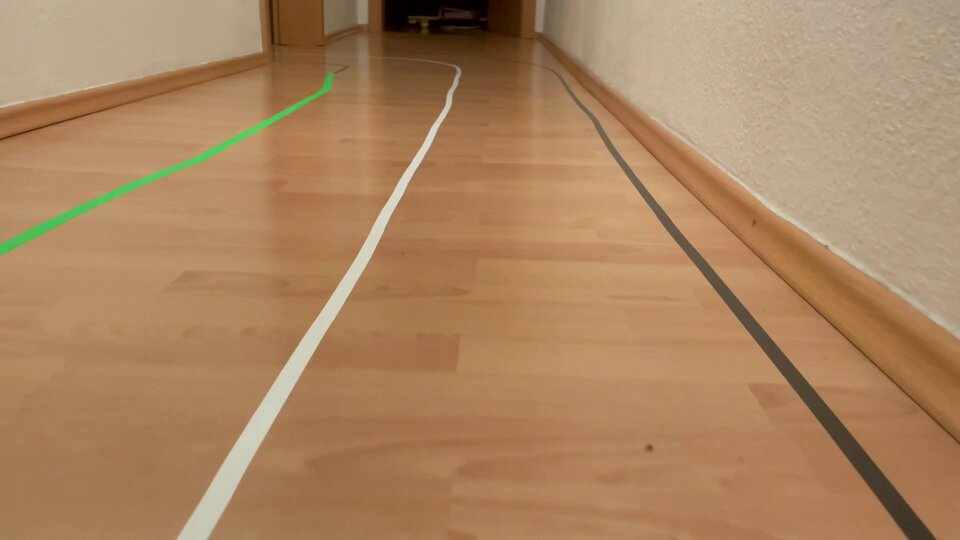
#> input picture lane_detection/flatlane_img/IMG_3104_051.jpg, 960 x 540 px
$ python -i lanedetect_parametertuning.py   (imports and definitions only)
#> lines starting #> are read from the running program, lines starting #| are printed output that depends on the picture; after the words box and inside, x2 and y2 are one past the last pixel; in counts of white or black regions, pixels touching at a corner belong together
import os
# [1 line not run here, left out]

# Do all the relevant imports
import matplotlib.pyplot as plt
import matplotlib.image as mpimg
import numpy as np
import cv2
import math

def grayscale(img):
    """Applies the Grayscale transform
    This will return an image with only one color channel
    but NOTE: to see the returned image as grayscale
    (assuming your grayscaled image is called 'gray')
    you should call plt.imshow(gray, cmap='gray')"""
    #return cv2.cvtColor(img, cv2.COLOR_RGB2GRAY)
    # Or use BGR2GRAY if you read an image with cv2.imread()
    return cv2.cvtColor(img, cv2.COLOR_BGR2GRAY)

def canny(img, low_threshold, high_threshold):
    """Applies the Canny transform"""
    return cv2.Canny(img, low_threshold, high_threshold)

def gaussian_blur(img, kernel_size):
    """Applies a Gaussian Noise kernel"""
    return cv2.GaussianBlur(img, (kernel_size, kernel_size), 0)

def region_of_interest(img, vertices):
    """
    Applies an image mask.

    Only keeps the region of the image defined by the polygon
    formed from `vertices`. The rest of the image is set to black.
    `vertices` should be a numpy array of integer points.
    """
    #defining a blank mask to start with
    mask = np.zeros_like(img)

    #defining a 3 channel or 1 channel color to fill the mask with depending on the input image
    if len(img.shape) > 2:
        channel_count = img.shape[2]  # i.e. 3 or 4 depending on your image
        ignore_mask_color = (255,) * channel_count
    else:
        ignore_mask_color = 255

    #filling pixels inside the polygon defined by "vertices" with the fill color
    cv2.fillPoly(mask, vertices, ignore_mask_color)

    #returning the image only where mask pixels are nonzero
    masked_image = cv2.bitwise_and(img, mask)
    return masked_image


def draw_lines(img, lines, color=[255, 0, 0], thickness=10):
    """
    NOTE: this is the function you might want to use as a starting point once you want to
    average/extrapolate the line segments you detect to map out the full
    extent of the lane (going from the result shown in raw-lines-example.mp4
    to that shown in P1_example.mp4).

    Think about things like separating line segments by their
    slope ((y2-y1)/(x2-x1)) to decide which segments are part of the left
    line vs. the right line.  Then, you can average the position of each of
    the lines and extrapolate to the top and bottom of the lane.

    This function draws `lines` with `color` and `thickness`.
    Lines are drawn on the image inplace (mutates the image).
    If you want to make the lines semi-transparent, think about combining
    this function with the weighted_img() function below
    """
    for line in lines:
        for x1,y1,x2,y2 in line:
            cv2.line(img, (x1, y1), (x2, y2), color, thickness)

def slope_lines(image,lines):

    img = image.copy()
    poly_vertices = []
    order = [0,1,3,2]

    left_lines = [] # Like /
    right_lines = [] # Like \
    for line in lines:
        for x1,y1,x2,y2 in line:

            if x1 == x2:
                pass #Vertical Lines
            else:
                m = (y2 - y1) / (x2 - x1)
                c = y1 - m * x1

                if m < 0:
                    left_lines.append((m,c))
                elif m >= 0:
                    right_lines.append((m,c))

    left_line = np.mean(left_lines, axis=0)
    right_line = np.mean(right_lines, axis=0)

    #print(left_line, right_line)

    for slope, intercept in [left_line, right_line]:

        #getting complete height of image in y1
        rows, cols = image.shape[:2]
        y1= int(rows) #image.shape[0]

        #taking y2 upto 60% of actual height or 60% of y1
        y2= int(rows*0.6) #int(0.6*y1)

        #we know that equation of line is y=mx +c so we can write it x=(y-c)/m
        x1=int((y1-intercept)/slope)
        x2=int((y2-intercept)/slope)
        poly_vertices.append((x1, y1))
        poly_vertices.append((x2, y2))
        draw_lines(img, np.array([[[x1,y1,x2,y2]]]))

    poly_vertices = [poly_vertices[i] for i in order]
    cv2.fillPoly(img, pts = np.array([poly_vertices],'int32'), color = (0,255,0))
    return cv2.addWeighted(image,0.7,img,0.4,0.)

    #cv2.polylines(img,np.array([poly_vertices],'int32'), True, (0,0,255), 10)
    #print(poly_vertices)

def hough_lines(img, rho, theta, threshold, min_line_len, max_line_gap):
    """
    `img` should be the output of a Canny transform.

    Returns an image with hough lines drawn.
    """
    lines = cv2.HoughLinesP(img, rho, theta, threshold, np.array([]), minLineLength=min_line_len, maxLineGap=max_line_gap)
    line_img = np.zeros((img.shape[0], img.shape[1], 3), dtype=np.uint8)
    #draw_lines(line_img, lines)
    line_img = slope_lines(line_img,lines)
    return line_img

def weighted_img(img, initial_img, α=0.1, β=1., γ=0.):
    """
    `img` is the output of the hough_lines(), An image with lines drawn on it.
    Should be a blank image (all black) with lines drawn on it.

    `initial_img` should be the image before any processing.

    The result image is computed as follows:

    initial_img * α + img * β + γ
    NOTE: initial_img and img must be the same shape!
    """
    lines_edges = cv2.addWeighted(initial_img, α, img, β, γ)
    #lines_edges = cv2.polylines(lines_edges,get_vertices(img), True, (0,0,255), 10)
    return lines_edges

def get_vertices(image):
    rows, cols = image.shape[:2]
    bottom_left  = [cols*0.05, rows]
    top_left     = [cols*0.3, rows*0.2]
    bottom_right = [cols*0.95, rows]
    top_right    = [cols*0.7, rows*0.2]

    ver = np.array([[bottom_left, top_left, top_right, bottom_right]], dtype=np.int32)
    return ver


################################################################################################
################################         calling pipeline       ################################
################################################################################################

# Lane finding Pipeline
def lane_finding_pipeline(image):

    #Grayscale
    gray_img = grayscale(image)
    #Gaussian Smoothing
    smoothed_img = gaussian_blur(img = gray_img, kernel_size = 3)
    #Canny Edge Detection
    canny_img = canny(img = smoothed_img, low_threshold = 100, high_threshold = 150)
    #Masked Image Within a Polygon
    masked_img = region_of_interest(img = canny_img, vertices = get_vertices(image))
    #Hough Transform Lines
    houghed_lines = hough_lines(img = masked_img, rho = 1, theta = np.pi/180, threshold = 20, min_line_len = 20, max_line_gap = 180)
    #Draw lines on edges
    output = weighted_img(img = houghed_lines, initial_img = image, α=0.8, β=1., γ=0.)

    return

>>> import cv2
>>> picture = cv2.cvtColor(cv2.imread('flatlane_img/IMG_3104_051.jpg'), cv2.COLOR_BGR2RGB)
>>> result = lane_finding_pipeline(picture)
#> in canny, `return cv2.Canny(img, low_threshold, high_threshold)`:
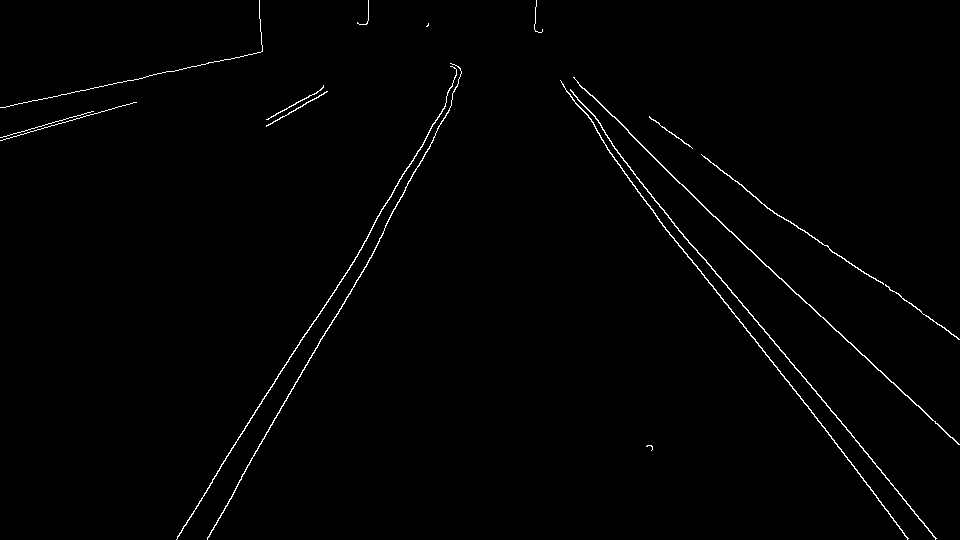
#> returned value: shape (540, 960); 0.99% white in thin lines or dots
#> in region_of_interest, `cv2.fillPoly(mask, vertices, ignore_mask_color)`:
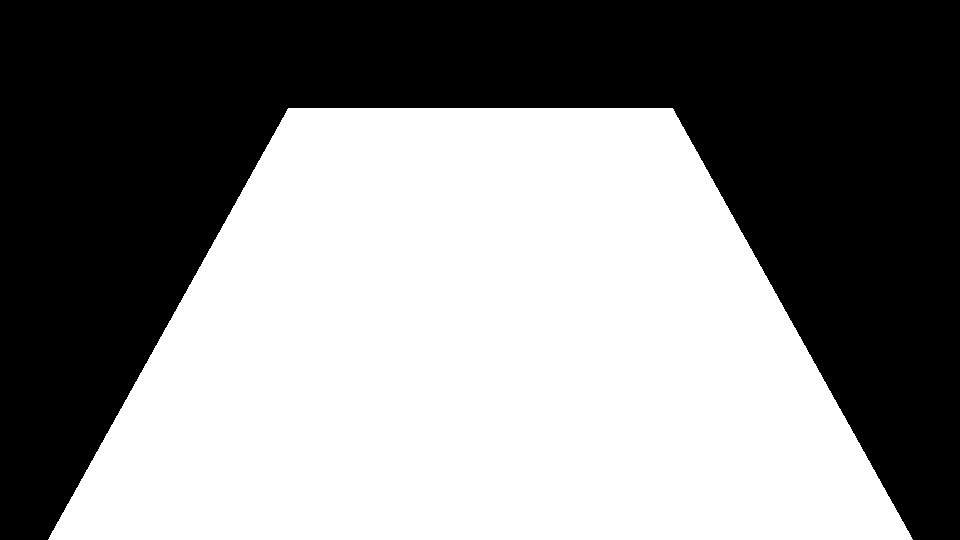
#> mask: shape (540, 960); 52.1% white; 1 black region, box (x1, y1, x2, y2) and area: (0, 0, 960, 540) 248400
#> in region_of_interest, `masked_image = cv2.bitwise_and(img, mask)`:
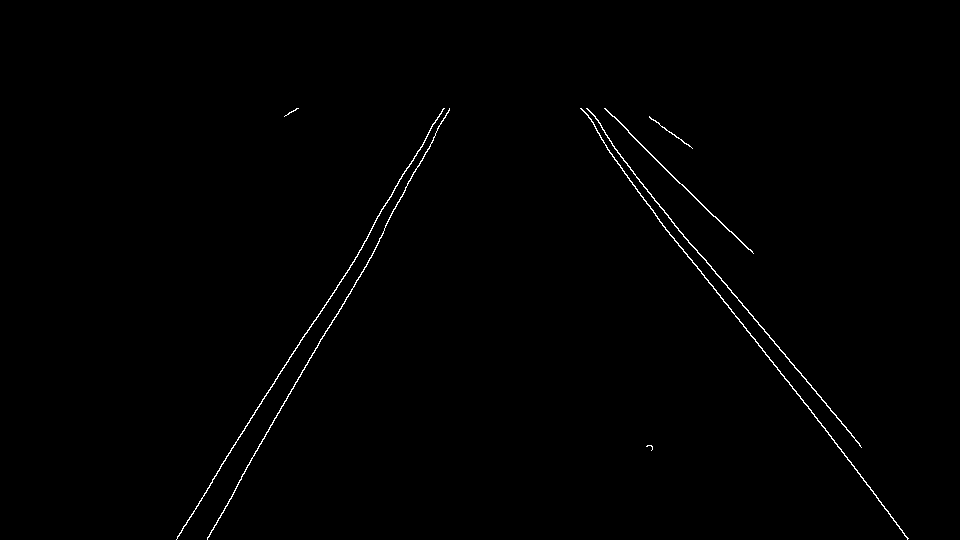
#> masked_image: shape (540, 960); 0.6% white in thin lines or dots, all inside (x1, y1, x2, y2) = (176, 108, 909, 540)
#> in hough_lines, `lines = cv2.HoughLinesP(img, rho, theta, threshold, np.array([]), minL..`: lines = 32 rows, first 6: [595, 128, 859, 443], [622, 170, 893, 518], [220, 466, 436, 132], [609, 152, 870, 487], [605, 108, 713, 216], [207, 537, 384, 229]
#> the loop in slope_lines, `for line in lines:` made 32 passes
#> after the loop in slope_lines, `for line in lines:`: left_lines = [(-1.55, 806.2), (-1.74, 897.2), (-1.74, 898.9), (-1.54, 808), (-1.57, 806.5), (-1.55, 804.3), (-1.59, 830.5), (-1.74, 895.1), (-1.57, 804.5), (-1.52, 804.4), (-1.56, 806.4), (-1.52, 801.6), (-1.58, 809.1), (-1.57, 806.5), (-1.71, 880.9), (-1.53, 788.3), (-1.44, 790.4)]; right_lines = [(1.19, -581.9), (1.28, -628.7), (1.28, -629.7), (1, -497), (1.31, -650.5), (1.19, -580.3), (1.53, -792), (1, -498), (0.692, -332), (1.23, -606.7), (1.33, -661.7), (1, -500), (1.28, -626.1), (1, -499), (1.19, -579.1)]
#> in slope_lines, `left_line = np.mean(left_lines, axis=0)`: left_line = [-1.59, 825.8]
#> in slope_lines, `right_line = np.mean(right_lines, axis=0)`: right_line = [1.17, -577.5]
#> the loop in slope_lines, `for slope, intercept in [left_line, right_line]:` made 2 passes
#> (slope, intercept, rows, cols, y1, y2, x1, x2) on passes 1 to 2: (-1.59, 825.8, 540, 960, 540, 324, 179, 316), (1.17, -577.5, 540, 960, 540, 324, 956, 771)
#> after the loop in slope_lines, `for slope, intercept in [left_line, right_line]:`:
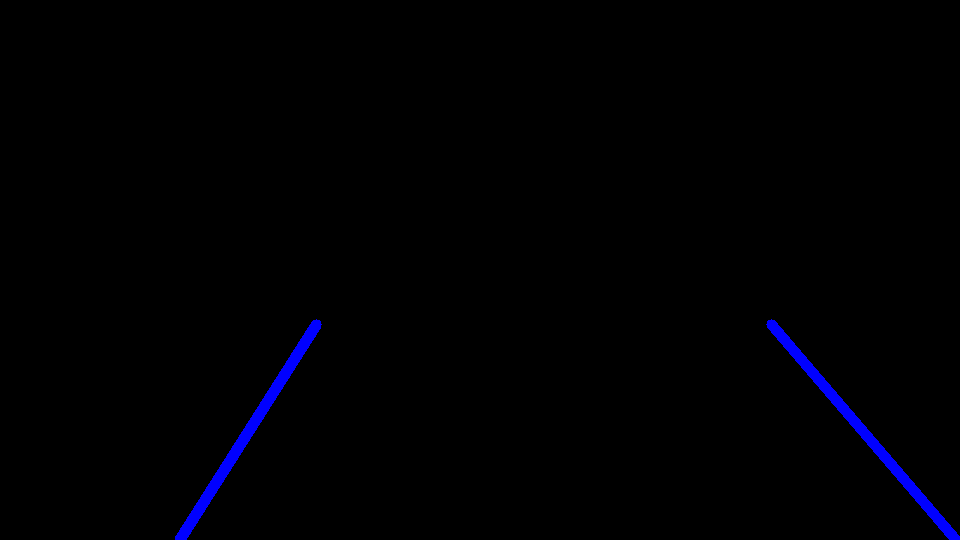
#> img: shape (540, 960, 3); mean of channels 0, 1, 2 2.9, 0, 0; drawn as B, G, R
#> after the loop in slope_lines, `for slope, intercept in [left_line, right_line]:`: poly_vertices = [(179, 540), (316, 324), (956, 540), (771, 324)]
#> in slope_lines, `poly_vertices = [poly_vertices[i] for i in order]`: poly_vertices = [(179, 540), (316, 324), (771, 324), (956, 540)]
#> in slope_lines, `cv2.fillPoly(img, pts = np.array([poly_vertices],'int32'), color = (0,..`:
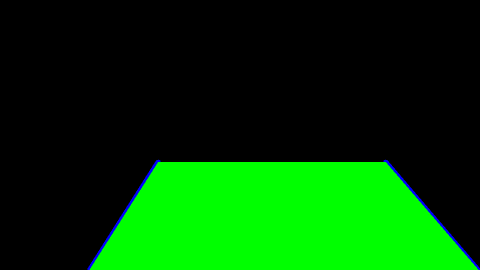
#> img: shape (540, 960, 3) (shown at 1/2 size); mean of channels 0, 1, 2 1.3, 65.6, 0; drawn as B, G, R
#> in slope_lines, `return cv2.addWeighted(image,0.7,img,0.4,0.)`:
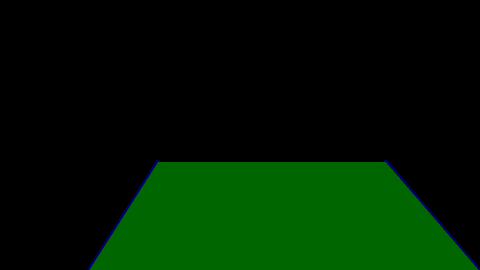
#> returned value: shape (540, 960, 3) (shown at 1/2 size); mean of channels 0, 1, 2 0.5, 26.2, 0; drawn as B, G, R
#> in weighted_img, `lines_edges = cv2.addWeighted(initial_img, α, img, β, γ)`:
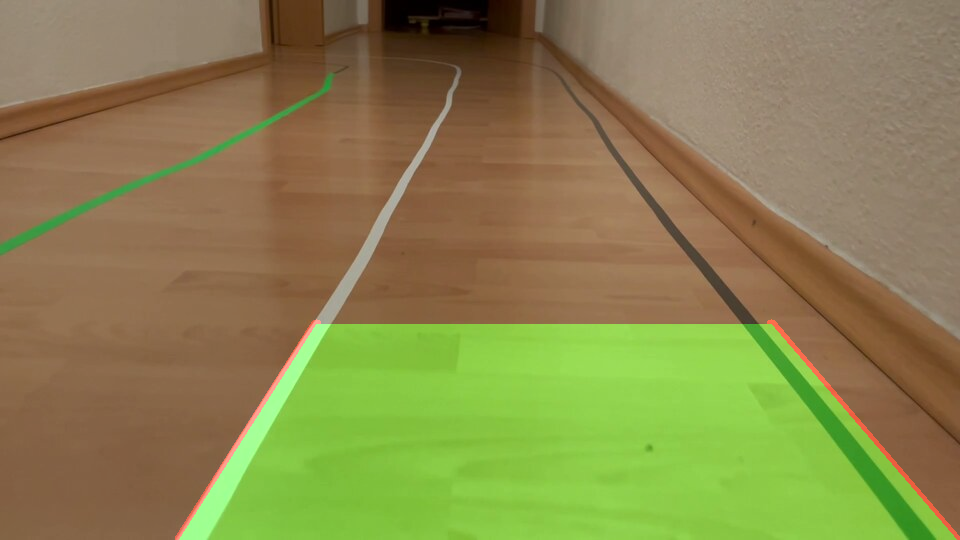
#> lines_edges: shape (540, 960, 3); mean R, G, B 137.1, 132.2, 77.4

$ run again, on lane_detection/flatlane_img/IMG_3104_060.jpg
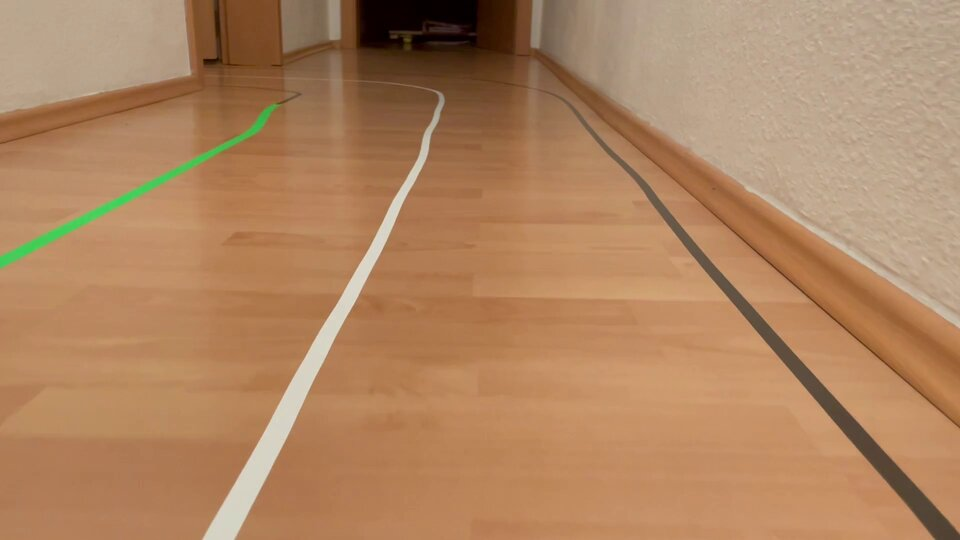
#> input picture lane_detection/flatlane_img/IMG_3104_060.jpg, 960 x 540 px
#> mask: shape (540, 960); 52.1% white; 1 black region, box (x1, y1, x2, y2) and area: (0, 0, 960, 540) 248400
#> masked_image: shape (540, 960); 0.52% white in thin lines or dots, all inside (x1, y1, x2, y2) = (202, 108, 872, 540)
#> lines = 24 rows, first 6: [258, 494, 429, 143], [572, 110, 855, 447], [573, 113, 772, 350], [222, 505, 442, 108], [583, 118, 832, 395], [586, 123, 804, 365]
#> the loop in slope_lines, `for line in lines:` made 24 passes
#> after the loop in slope_lines, `for line in lines:`: left_lines = [(-2.05, 1023.6), (-1.8, 905.6), (-1.81, 912), (-2.04, 1026.8), (-1.8, 907.7), (-1.79, 901.1), (-2.05, 1028.9), (-2.05, 1024.4), (-2, 1007), (-2.05, 1020.6), (-2.34, 1127), (-1.8, 912.2)]; right_lines = [(1.19, -571.1), (1.19, -569.4), (1.11, -530.6), (1.11, -527.5), (0.868, -404.3), (1.19, -573.5), (1.11, -528.8), (1.03, -485.6), (1.11, -528.2), (0.871, -404.7), (1.19, -571.8), (1.14, -543.4)]
#> left_line = [-1.97, 983.1]
#> right_line = [1.09, -519.9]
#> the loop in slope_lines, `for slope, intercept in [left_line, right_line]:` made 2 passes
#> (slope, intercept, rows, cols, y1, y2, x1, x2) on passes 1 to 2: (-1.97, 983.1, 540, 960, 540, 324, 225, 335), (1.09, -519.9, 540, 960, 540, 324, 969, 772)
#> after the loop in slope_lines, `for slope, intercept in [left_line, right_line]:`:
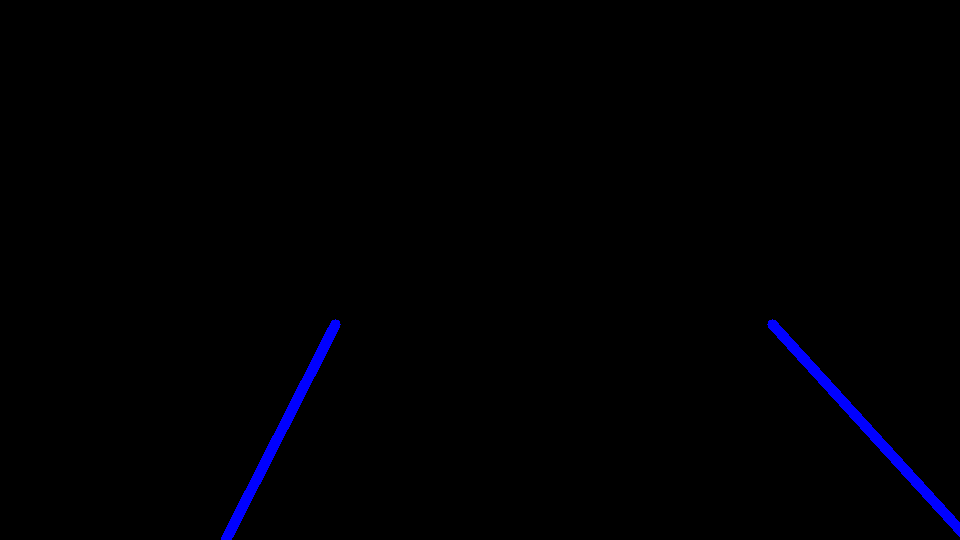
#> img: shape (540, 960, 3); mean of channels 0, 1, 2 2.7, 0, 0; drawn as B, G, R
#> after the loop in slope_lines, `for slope, intercept in [left_line, right_line]:`: poly_vertices = [(225, 540), (335, 324), (969, 540), (772, 324)]
#> in slope_lines, `poly_vertices = [poly_vertices[i] for i in order]`: poly_vertices = [(225, 540), (335, 324), (772, 324), (969, 540)]
#> in weighted_img, `lines_edges = cv2.addWeighted(initial_img, α, img, β, γ)`:
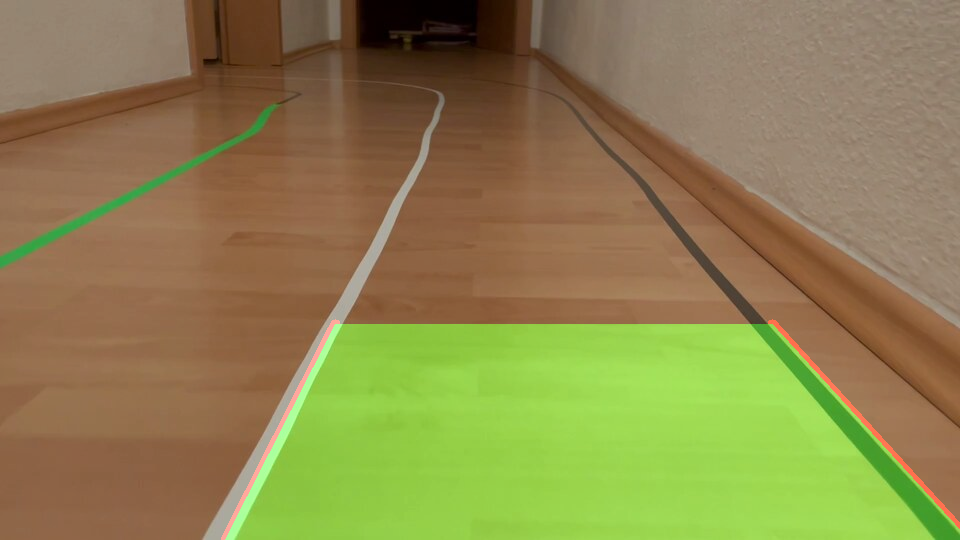
#> lines_edges: shape (540, 960, 3); mean R, G, B 140.7, 131.3, 77.5
